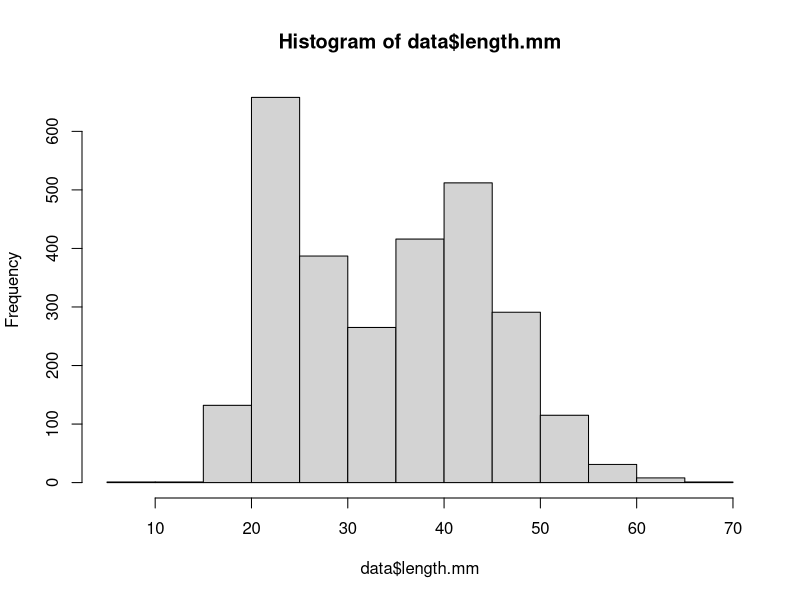
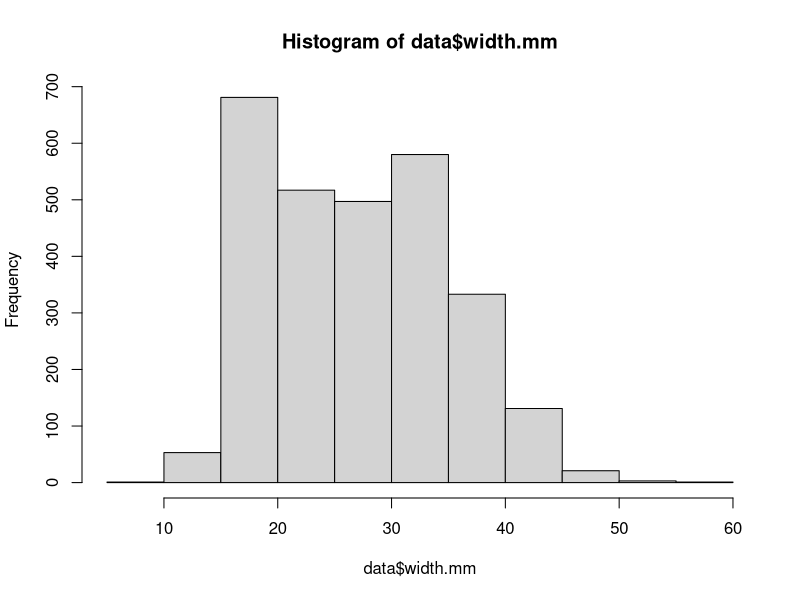
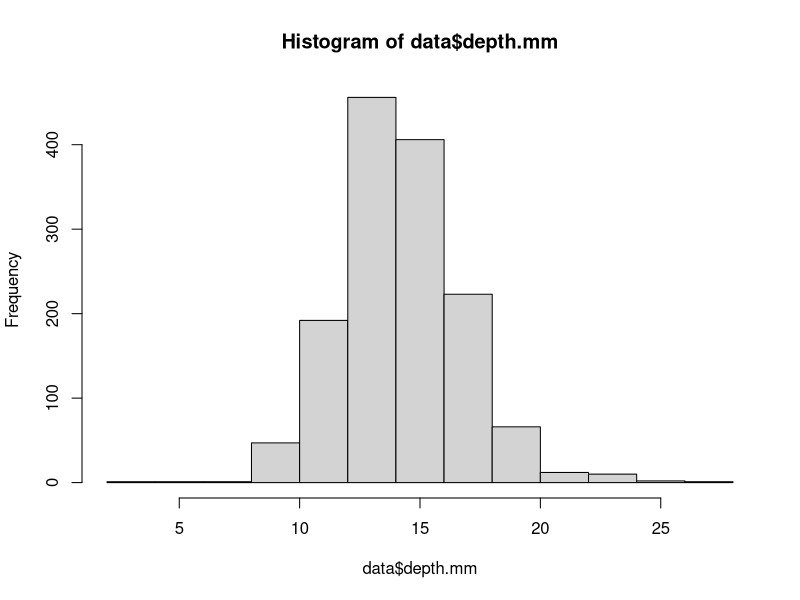
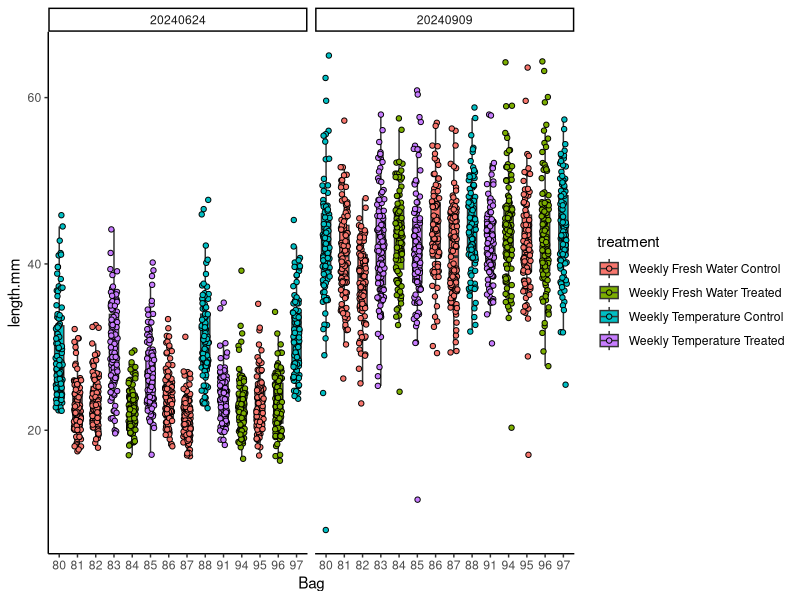
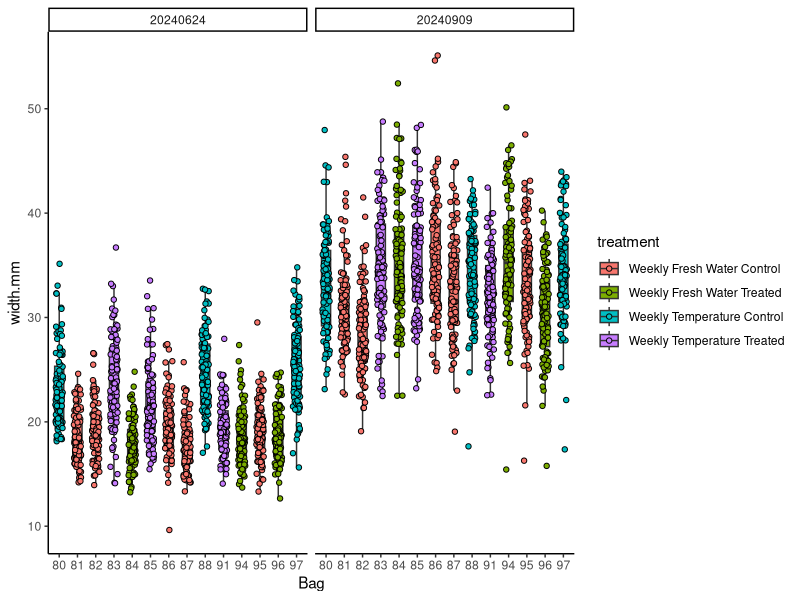
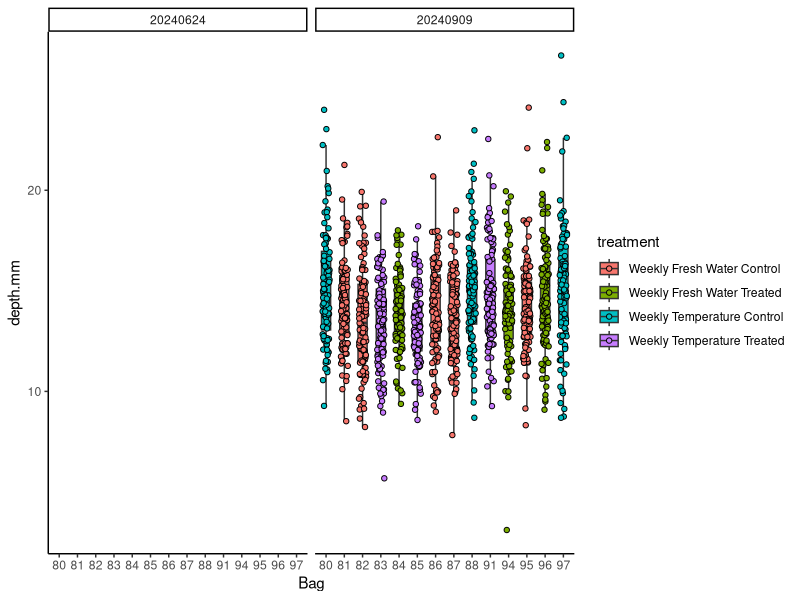
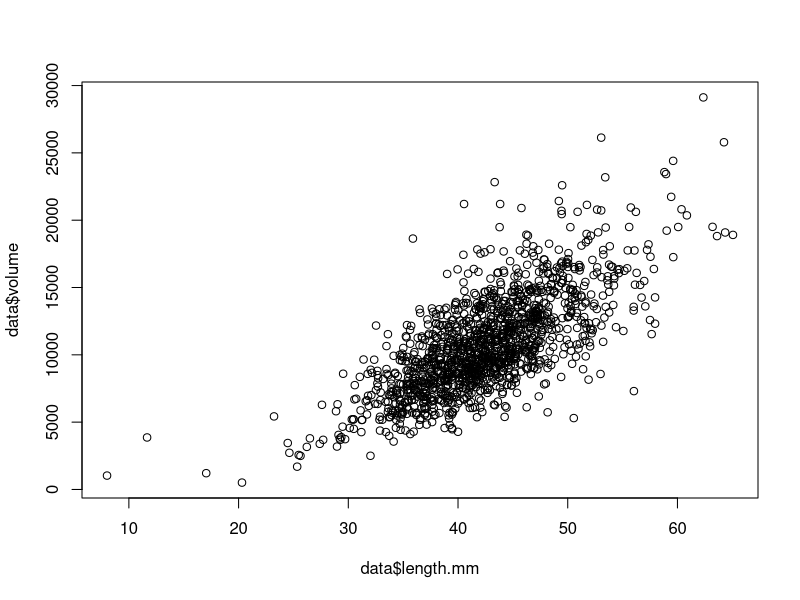
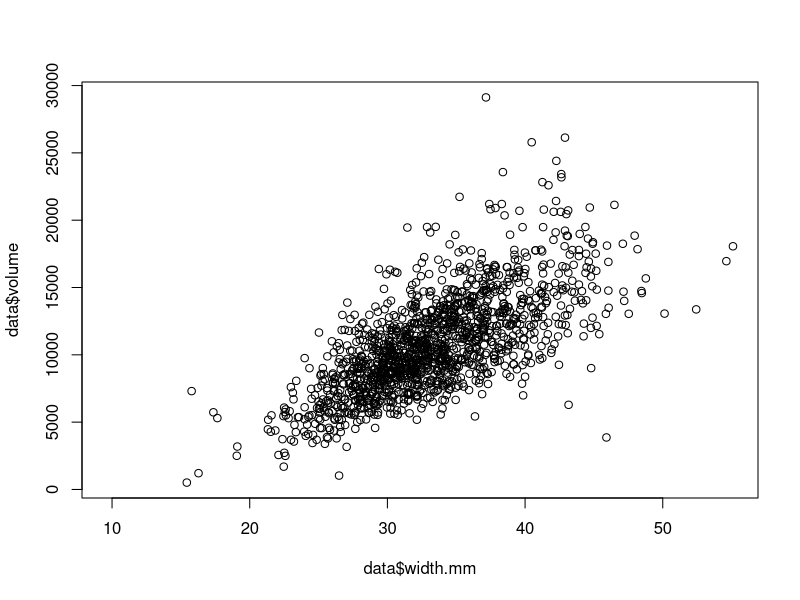

Recreate these plots in R, in order.
## ---- chunk 1
knitr::opts_chunk$set(echo = TRUE, warning = FALSE, message = FALSE)
## ---- chunk 2
if ("tidyverse" %in% rownames(installed.packages()) == 'FALSE') install.packages('tidyverse') 
if ("ggplot2" %in% rownames(installed.packages()) == 'FALSE') install.packages('ggplot2') 
if ("ggeffects" %in% rownames(installed.packages()) == 'FALSE') install.packages('ggeffects') 

library("ggplot2")
library("tidyverse")
library("lme4")
library("lmerTest")
library("emmeans")
library("car")
library("mgcv")
library("ggeffects")
library("cowplot")
## ---- chunk 3
data<-read_csv(file="data/outplanting/GoosePoint/growth_GoosePoint.csv")
## ---- chunk 4
data$field_cattle_tag<-factor(data$field_cattle_tag)
## ---- chunk 5
data$dead[is.na(data$dead)] <- 0
data$stuck[is.na(data$stuck)] <- 0
## ---- chunk 6
metadata<-read_csv(file="data/outplanting/GoosePoint/bag_list_GoosePoint.csv")
metadata$field_cattle_tag<-factor(metadata$field_cattle_tag)

data$treatment<-metadata$treatment[match(data$field_cattle_tag, metadata$field_cattle_tag)]
## ---- chunk 7
hist(data$length.mm)
hist(data$width.mm)
hist(data$depth.mm)
## ---- chunk 8
plot1<-data%>%
  ggplot(aes(x=field_cattle_tag, y=length.mm, fill = treatment)) +
  facet_wrap(~date)+
  geom_boxplot(width=.5, outlier.shape= NA, position = position_dodge(width = 0.4)) +
  geom_point(pch = 21, position=position_jitterdodge(dodge.width=0.4)) +
  xlab("Bag") + 
  theme_classic(); plot1
## ---- chunk 9
plot2<-data%>%
  ggplot(aes(x=field_cattle_tag, y=width.mm, fill = treatment)) +
  facet_wrap(~date)+
  geom_boxplot(width=.5, outlier.shape= NA, position = position_dodge(width = 0.4)) +
  geom_point(pch = 21, position=position_jitterdodge(dodge.width=0.4)) +
  xlab("Bag") + 
  theme_classic(); plot2
## ---- chunk 10
plot3<-data%>%
  ggplot(aes(x=field_cattle_tag, y=depth.mm, fill = treatment)) +
  facet_wrap(~date)+
  geom_boxplot(width=.5, outlier.shape= NA, position = position_dodge(width = 0.4)) +
  geom_point(pch = 21, position=position_jitterdodge(dodge.width=0.4)) +
  xlab("Bag") + 
  theme_classic(); plot3
## ---- chunk 11
data$volume <- (4/3) * pi * (data$length.mm/2) * (data$width.mm/2) * (data$depth.mm/2)
## ---- chunk 12
plot(data$volume ~ data$length.mm)
plot(data$volume ~ data$width.mm)
## ---- chunk 13
training_data<-data%>%
  filter(date=="20240909")%>%
  filter(!is.na(volume))
## ---- chunk 14
# Fit a polynomial regression model (2nd-degree polynomial)
poly_model <- lm(volume ~ poly(length.mm, 2) + poly(width.mm, 2) + length.mm:width.mm, data = training_data)

# Fit a Generalized Additive Model (GAM) for comparison
gam_model <- gam(volume ~ s(length.mm, bs = "cs") + s(width.mm, bs = "cs"), data = training_data)

# Compare model summaries
summary(poly_model)
summary(gam_model)
## ---- chunk 15
plot(poly_model)
plot(gam_model)
## ---- chunk 16
# Predict Volume using the trained model
data$Predicted_Volume_GAM <- predict(gam_model, data)
data$Predicted_Volume_Poly <- predict(poly_model, data)
## ---- chunk 17
plot(data$Predicted_Volume_GAM ~ data$volume)
plot(data$Predicted_Volume_Poly ~ data$volume)
## ---- chunk 18
# Plot the relationship for visualization
ggplot(training_data, aes(x = length.mm, y = volume)) +
  geom_point() +
  geom_smooth(method = "gam", formula = y ~ s(x, bs = "cs"), color = "blue") +
  ggtitle("GAM Fit for Length vs Volume")

ggplot(training_data, aes(x = width.mm, y = volume)) +
  geom_point() +
  geom_smooth(method = "gam", formula = y ~ s(x, bs = "cs"), color = "red") +
  ggtitle("GAM Fit for Width vs Volume")
## ---- chunk 19
# Plot polynomial fit for Length vs. Volume
ggplot(training_data, aes(x = length.mm, y = volume)) +
  geom_point() +
  stat_smooth(method = "lm", formula = y ~ poly(x, 2), color = "blue", se = TRUE) +
  ggtitle("Polynomial Regression (2nd Degree) Fit for Length vs Volume")

# Plot polynomial fit for Width vs. Volume
ggplot(training_data, aes(x = width.mm, y = volume)) +
  geom_point() +
  stat_smooth(method = "lm", formula = y ~ poly(x, 2), color = "red", se = TRUE) +
  ggtitle("Polynomial Regression (2nd Degree) Fit for Width vs Volume")
## ---- chunk 20
# Plot polynomial fit for Length vs. Volume
ggplot(data%>%filter(date=="20240909"), aes(x = volume, y = Predicted_Volume_Poly)) +
  geom_point() +
  stat_smooth(method = "loess", color = "blue", se = TRUE) +
  ggtitle("Polynomial Regression (2nd Degree) Fit for Known vs Predicted Volume")
## ---- chunk 21
hist(data$Predicted_Volume_Poly)
min(data$Predicted_Volume_Poly)
## ---- chunk 22
data<-data%>%filter(Predicted_Volume_Poly>0)
hist(data$Predicted_Volume_Poly)
## ---- chunk 23
plot4<-data%>%
  ggplot(aes(x=field_cattle_tag, y=Predicted_Volume_Poly, fill = treatment)) +
  facet_wrap(~date)+
  geom_boxplot(width=.5, outlier.shape= NA, position = position_dodge(width = 0.4)) +
  geom_point(pch = 21, position=position_jitterdodge(dodge.width=0.4)) +
  xlab("Bag") + 
  theme_classic(); plot4
## ---- chunk 24
plot5<-data%>%
  ggplot(aes(x=treatment, y=Predicted_Volume_Poly, fill = treatment)) +
  facet_wrap(~date)+
  geom_boxplot(width=.5, outlier.shape= NA, position = position_dodge(width = 0.4)) +
  geom_point(pch = 21, position=position_jitterdodge(dodge.width=0.4)) +
  xlab("Treatment") + 
  theme_classic() + 
  theme(axis.text.x=element_text(angle=45, vjust=1, hjust=1)); plot5
## ---- chunk 25
plot6<-data%>%
  group_by(field_cattle_tag, treatment, date)%>%
  summarise(mean=mean(Predicted_Volume_Poly, na.rm=TRUE), se=sd(Predicted_Volume_Poly, na.rm=TRUE)/sqrt(length(Predicted_Volume_Poly)))%>%
  
  ggplot(aes(x=field_cattle_tag, y=mean, fill = treatment)) +
  facet_wrap(~date)+
  geom_point(pch = 21) +
  geom_errorbar(aes(ymin=mean-se, ymax=mean+se), width=0)+
  xlab("Bag") + 
  ylab("Volume")+
  #ylim(2000, 15000)+
  theme_classic() + 
  theme(axis.text.x=element_text(angle=45, vjust=1, hjust=1)); plot6
## ---- chunk 26
plot7<-data%>%
  group_by(treatment, date)%>%
  summarise(mean=mean(Predicted_Volume_Poly, na.rm=TRUE), se=sd(Predicted_Volume_Poly, na.rm=TRUE)/sqrt(length(Predicted_Volume_Poly)))%>%
  
  ggplot(aes(x=treatment, y=mean, fill = treatment)) +
  facet_wrap(~date)+
  geom_point(pch = 21, size=4) +
  geom_errorbar(aes(ymin=mean-se, ymax=mean+se), width=0)+
  xlab("Treatment") + 
  ylab("Volume")+
  #ylim(5000, 15000)+
  theme_classic() + 
  theme(axis.text.x=element_text(angle=45, vjust=1, hjust=1)); plot7
## ---- chunk 27
model<-lmer(sqrt(Predicted_Volume_Poly) ~ treatment * date + (1|field_cattle_tag:treatment), data=data)

summary(model)
anova(model)

qqPlot(residuals(model))
hist(residuals(model))
## ---- chunk 28
# Fit a mixed-effects model to estimate growth rate
growth_model <- lmer(Predicted_Volume_Poly ~ date * treatment + (1|treatment:field_cattle_tag), data = data)

# Summarize the model
summary(growth_model)
anova(growth_model)

# Extract fixed effects (overall growth rate) and random effects (bag-specific deviations)
fixed_effects <- fixef(growth_model)
random_effects <- ranef(growth_model)$`treatment:field_cattle_tag`

# Plot growth trajectories
ggplot(data, aes(x = date, y = Predicted_Volume_Poly, color = factor(treatment))) +
  geom_point() +
  geom_smooth(method = "lm", se = FALSE) +
  theme_minimal() +
  labs(title = "Oyster Growth Over Time",
       x = "Date",
       y = "Volume",
       color = "Treatment")

#plot model trajectories 
ggpred <- ggpredict(growth_model, terms = c("date", "treatment"))
ggplot(ggpred, aes(x = x, y = predicted, color = group, fill=group)) +
  geom_line() +
  geom_ribbon(aes(ymin = conf.low, ymax = conf.high), alpha = 0.2) +
  theme_classic() +
  
  labs(title = "Modeled Oyster Growth Over Time",
       x = "Date",
       y = "Volume",
       color = "Treatment", 
       fill = "Treatment")
## ---- chunk 29
fresh_data<-data[grepl("Fresh Water", data$treatment), ]

# Fit a mixed-effects model to estimate growth rate
growth_model_FW <- lmer(Predicted_Volume_Poly ~ date * treatment + (1|treatment:field_cattle_tag), data = fresh_data)

# Summarize the model
summary(growth_model_FW)
anova(growth_model_FW)

# Extract fixed effects (overall growth rate) and random effects (bag-specific deviations)
fixed_effects <- fixef(growth_model_FW)
random_effects <- ranef(growth_model_FW)$`treatment:field_cattle_tag`

# Plot growth trajectories
ggplot(fresh_data, aes(x = date, y = Predicted_Volume_Poly, color = factor(treatment))) +
  geom_point() +
  geom_smooth(method = "lm", se = FALSE) +
  theme_minimal() +
  labs(title = "Oyster Growth Over Time",
       x = "Date",
       y = "Volume",
       color = "Treatment")

#plot model trajectories 
ggpred <- ggpredict(growth_model_FW, terms = c("date", "treatment"))
plot1<-ggplot(ggpred, aes(x = x, y = predicted, color = group, fill=group)) +
  geom_line() +
  geom_ribbon(aes(ymin = conf.low, ymax = conf.high), alpha = 0.2) +
  theme_classic() +
  
  labs(title = "Modeled Oyster Growth Over Time (Fresh Water)",
       x = "Date",
       y = "Predicted Volume",
       color = "Treatment", 
       fill = "Treatment");plot1
## ---- chunk 30
temp_data<-data[grepl("Temperature", data$treatment), ]

# Fit a mixed-effects model to estimate growth rate
growth_model_TEMP <- lmer(Predicted_Volume_Poly ~ date * treatment + (1|treatment:field_cattle_tag), data = temp_data)

# Summarize the model
summary(growth_model_TEMP)
anova(growth_model_TEMP)

# Extract fixed effects (overall growth rate) and random effects (bag-specific deviations)
fixed_effects <- fixef(growth_model_TEMP)
random_effects <- ranef(growth_model_TEMP)$`treatment:field_cattle_tag`

# Plot growth trajectories
ggplot(temp_data, aes(x = date, y = Predicted_Volume_Poly, color = factor(treatment))) +
  geom_point() +
  geom_smooth(method = "lm", se = FALSE) +
  theme_minimal() +
  labs(title = "Oyster Growth Over Time",
       x = "Date",
       y = "Volume",
       color = "Treatment")

#plot model trajectories 
ggpred <- ggpredict(growth_model_TEMP, terms = c("date", "treatment"))
plot2<-ggplot(ggpred, aes(x = x, y = predicted, color = group, fill=group)) +
  geom_line() +
  geom_ribbon(aes(ymin = conf.low, ymax = conf.high), alpha = 0.2) +
  theme_classic() +
  
  labs(title = "Modeled Oyster Growth Over Time (Temperature)",
       x = "Date",
       y = "Predicted Volume",
       color = "Treatment", 
       fill = "Treatment");plot2
## ---- chunk 31
plots<-plot_grid(plot1, plot2, ncol=2, nrow=1);plots

ggsave(filename="figures/growth/goose_point/growth.png", plots, width=14, height=6)
